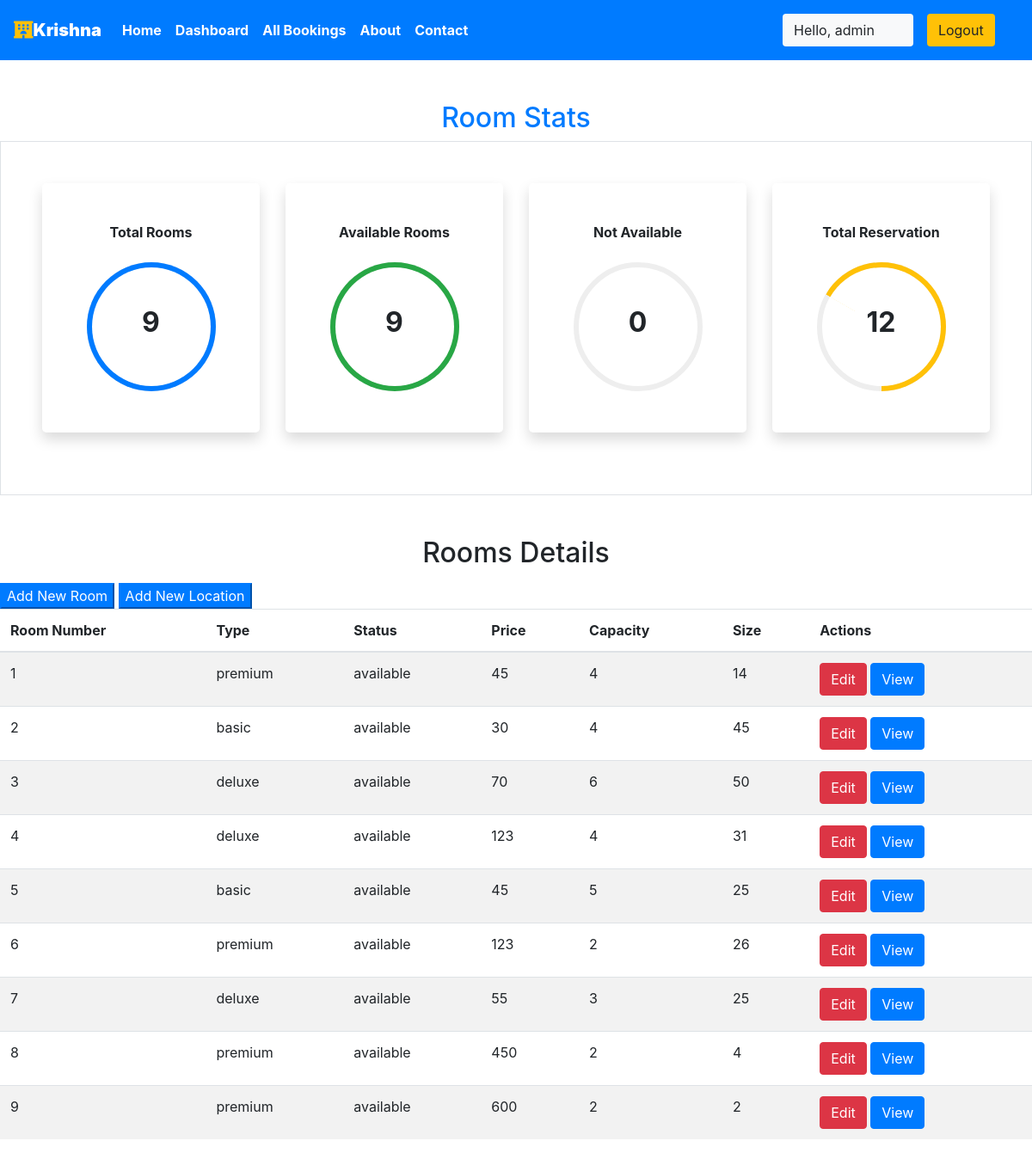
Page /staff/panel (signed in) on the committed database.
### krishna/models.py (models this page shows, shortened)
class Rooms(models.Model):
    ROOM_STATUS = (
    ("1", "available"),
    ("2", "not available"),
    )
    ROOM_TYPE = (
    ("1", "premium"),
    ("2", "deluxe"),
    ("3","basic"),
    )
    room_type = models.CharField(max_length=50,choices = ROOM_TYPE)
    capacity = models.IntegerField()
    price = models.IntegerField()
    size = models.IntegerField()
    hotel = models.ForeignKey(Hotels, on_delete = models.CASCADE)
    status = models.CharField(choices =ROOM_STATUS,max_length = 15)
    roomnumber = models.IntegerField()

### krishna/views.py (the view)
# urls.py: path('staff/panel', views.panel,name="staffpanel"),
@login_required(login_url='/staff')
def panel(request):
    if request.user.is_staff == False:
        return HttpResponse('Access Denied')
    rooms = Rooms.objects.all()
    total_rooms = len(rooms)
    available_rooms = len(Rooms.objects.all().filter(status='1'))
    unavailable_rooms = len(Rooms.objects.all().filter(status='2'))
    reserved = len(Reservation.objects.all())
    hotel = Hotels.objects.values_list('location','id').distinct().order_by()
    response = render(request,'staff/panel.html',{'location':hotel,'reserved':reserved,'rooms':rooms,'total_rooms':total_rooms,'available':available_rooms,'unavailable':unavailable_rooms})
    return HttpResponse(response)

### krishna/templatetags/app_tags.py (called while the page is built)
@register.filter
def percentage(value1,value2=100):
    return int(value1)/int(value2)*100

### templates/staff/panel.html (shortened to what this page needs)
{% extends 'basic.html' %} {% block title %} staff panel {% endblock title %}  {% block body %}
<section class="my-5 ">
    {%load app_tags%}
    <h2 class="text-center text-primary">Room Stats</h2>
    <div class="container-fluid px-5 py-5 border">
        <div class="row">
            <div class="col-xl-3 col-lg-6 col-sm-12 mb-4 ">
                <div class="bg-white rounded-lg p-5 shadow">
                    <h2 class="h6 font-weight-bold text-center mb-4">Total Rooms</h2>
                    <div class="progress mx-auto" data-value={{ total_rooms|percentage:total_rooms}}>
                        <span class="progress-left">
                                    <span class="progress-bar border-primary"></span>
                        </span>
                        <span class="progress-right">
                                    <span class="progress-bar border-primary"></span>
                        </span>
                        <div class="progress-value w-100 h-100 rounded-circle d-flex align-items-center justify-content-center">
                            <div class="h2 font-weight-bold">{{ total_rooms}}</div>
                        </div>
                    </div>
                </div>
            </div>
            <div class="col-xl-3 col-lg-6 col-sm-12 mb-4">
                <div class="bg-white rounded-lg p-5 shadow">
                    <h2 class="h6 font-weight-bold text-center mb-4">Available Rooms</h2>
                    <div class="progress mx-auto" data-value={{ available|percentage:total_rooms}}>
                        <span class="progress-left">
                                    <span class="progress-bar border-success"></span>
                        </span>
                        <span class="progress-right">
                                    <span class="progress-bar border-success"></span>
                        </span>
                        <div class="progress-value w-100 h-100 rounded-circle d-flex align-items-center justify-content-center">
                            <div class="h2 font-weight-bold">{{ available}}</div>
                        </div>
                    </div>
                </div>
            </div>
            <div class="col-xl-3 col-lg-6 col-sm-12 mb-4">
                <div class="bg-white rounded-lg p-5 shadow">
                    <h2 class="h6 font-weight-bold text-center mb-4">Not Available</h2>
                    <div class="progress mx-auto" data-value={{ unavailable|percentage:total_rooms}}>
                        <span class="progress-left">
                        </span>
                        <span class="progress-right">
                        </span>
                        <div class="progress-value w-100 h-100 rounded-circle d-flex align-items-center justify-content-center">
                            <div class="h2 font-weight-bold">{{ unavailable}}</div>
                        </div>
                    </div>
                </div>
            </div>
            <div class="col-xl-3 col-lg-6 col-sm-12 mb-4">
                <div class="bg-white rounded-lg p-5 shadow">
                    <h2 class="h6 font-weight-bold text-center mb-4">Total Reservation</h2>
                    <div class="progress mx-auto" data-value={{reserved |percentage:total_rooms}}>
                        <span class="progress-left">
                                    <span class="progress-bar border-warning"></span>
                        </span>
                        <span class="progress-right">
                                    <span class="progress-bar border-warning"></span>
                        </span>
                        <div class="progress-value w-100 h-100 rounded-circle d-flex align-items-center justify-content-center">
                            <div class="h2 font-weight-bold">{{reserved}}</div>
                        </div>
                    </div>
                </div>
            </div>
        </div>
    </div>
</section>
<h2 class="text-center pb-2">Rooms Details</h2>
<Button class="btn-group btn-primary" data-toggle="modal" data-target="#newroom">Add New Room</Button>
<Button class="btn-group btn-primary " data-toggle="modal" data-target="#newlocation">Add New Location</Button>
<table class="table table-striped  ">
    <thead>
        <th>Room Number</th>
        <th>Type</th>
        <th>Status</th>
        <th>Price</th>
        <th>Capacity</th>
        <th>Size</th>
        <th colspan="2">Actions</th>
    </thead>
    {% if rooms %} {% for each_room in rooms %}
    <tr>
        <td>{{each_room.roomnumber}}</td>
        <td>{{each_room.get_room_type_display}}</td>
        <td>{{each_room.get_status_display}}</td>
        <td>{{each_room.price}}</td>
        <td>{{each_room.capacity}}</td>
        <td>{{each_room.size}}</td>
        <td colspan="2">
            <a href="/staff/panel/edit-room?roomid={{each_room.id}}"><Button class="btn btn-danger">Edit</Button></a>
            <a href="/staff/panel/view-room?roomid={{each_room.id}}"><Button class="btn btn-primary">View</Button></a>
        </td>
    </tr>
    {% endfor %} {% endif %}
</table>
{% endblock body %}

### templates/basic.html (shortened to what this page needs)
{% load static %}
<!DOCTYPE html>
<!DOCTYPE html>
<html lang="en">
<head>
    <link rel="stylesheet" href="https://use.fontawesome.com/releases/v5.7.0/css/all.css"
>
    <link rel="stylesheet" href="{% static 'bootstrap\bootstrap.css' %}">
    <link rel="stylesheet" href="https://maxcdn.bootstrapcdn.com/bootstrap/4.5.0/css/bootstrap.min.css">
</head>
<body style="dbackground-image: url('https://source.unsplash.com/random');height: 100%;">
    <div class="container-fluid px-0">
        <nav class="navbar navbar-expand-lg navbar-dark bg-primary font-weight-bold">
            <a class="navbar-brand text-bold bg-black " href="/"><i
                    class="fas fa-hotel text-warning"></i><b>Krishna</b></a>
            <div class="collapse navbar-collapse " id="navbarSupportedContent">
                <ul class="navbar-nav mr-auto ">
                    <li class="nav-item active">
                        <a class="nav-link text-bold " href="/home"> Home</a>
                    </li>
                    {% if user.is_staff %}
                    <li class="nav-item active">
                        <a class="nav-link text-bold" href="/staff/panel">Dashboard </a>
                    </li>
                    {% elif user.is_staff == False and user.is_authenticated %}
                    <li class="nav-item active">
                        <a class="nav-link text-bold" href="/user/bookings">My Bookings </a>
                    </li>
                    {% endif %}
                    {% if user.is_staff %}
                    <li class="nav-item active">
                        <a class="nav-link text-bold" href="/staff/allbookings">All Bookings </a>
                    </li>
                    {% endif %}
                    <li class="nav-item active">
                        <a class="nav-link text-bold" href="/about">About</a>
                    </li>
                    <li class="nav-item active">
                        <a class="nav-link text-bold" href="/contact">Contact </a>
                    </li>
                </ul>
                {% if user.is_authenticated %}
                <button class="btn btn-group bg-light" data-toggle="modal" data-target="#forlogin">
                    Hello, {{request.user}}
                    <a href="{% url 'logout'%}" class="nav-link">
                        <button class="btn btn-group bg-warning" data-toggle="modal" data-target="#forlogin">
                            Logout
                        </button></a>&nbsp; &nbsp;
                </button>
                {% endif %}
            </div>
        </nav>
    </div>
    {% block body %}
    {% endblock body %}
</body>
</html>

### templates/staff/panel.html (style rules this page uses)
.progress { width: 150px; height: 150px; background: none; position: relative; }
.progress::after { content: ""; width: 100%; height: 100%; border-radius: 50%; border: 6px solid #eee; position: absolute; top: 0; left: 0; }
.progress>span { width: 50%; height: 100%; overflow: hidden; position: absolute; top: 0; z-index: 1; }
.progress .progress-left { left: 0; }
.progress .progress-bar { width: 100%; height: 100%; background: none; border-width: 6px; border-style: solid; position: absolute; top: 0; }
.progress .progress-left .progress-bar { left: 100%; border-top-right-radius: 80px; border-bottom-right-radius: 80px; border-left: 0; -webkit-transform-origin: center left; transform-origin: center left; }
.progress .progress-right { right: 0; }
.progress .progress-right .progress-bar { left: -100%; border-top-left-radius: 80px; border-bottom-left-radius: 80px; border-right: 0; -webkit-transform-origin: center right; transform-origin: center right; }
.progress .progress-value { position: absolute; top: 0; left: 0; }
body { min-height: 100vh; }
.rounded-lg { border-radius: 1rem; }

### templates/basic.html (style rules this page uses)
a { text-decoration: none; }

### rows in the picture
Rooms: roomnumber "1", room_type "premium", status "available", price "45", capacity "4", size "14"
Rooms: roomnumber "2", room_type "basic", status "available", price "30", capacity "4", size "45"
Rooms: roomnumber "3", room_type "deluxe", status "available", price "70", capacity "6", size "50"
Rooms: roomnumber "4", room_type "deluxe", status "available", price "123", capacity "4", size "31"
Rooms: roomnumber "5", room_type "basic", status "available", price "45", capacity "5", size "25"
Rooms: roomnumber "6", room_type "premium", status "available", price "123", capacity "2", size "26"
Rooms: roomnumber "7", room_type "deluxe", status "available", price "55", capacity "3", size "25"
Rooms: roomnumber "8", room_type "premium", status "available", price "450", capacity "2", size "4"
Rooms: roomnumber "9", room_type "premium", status "available", price "600", capacity "2", size "2"

### other values in the picture
{{ request.user }} "admin"
{{ total_rooms }} "9"
{{ available }} "9"
{{ unavailable }} "0"
{{ reserved }} "12"
